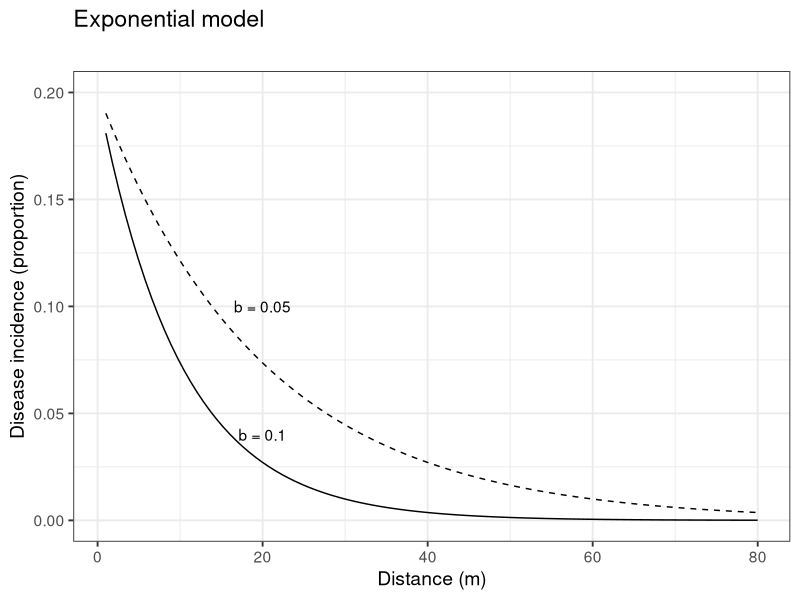
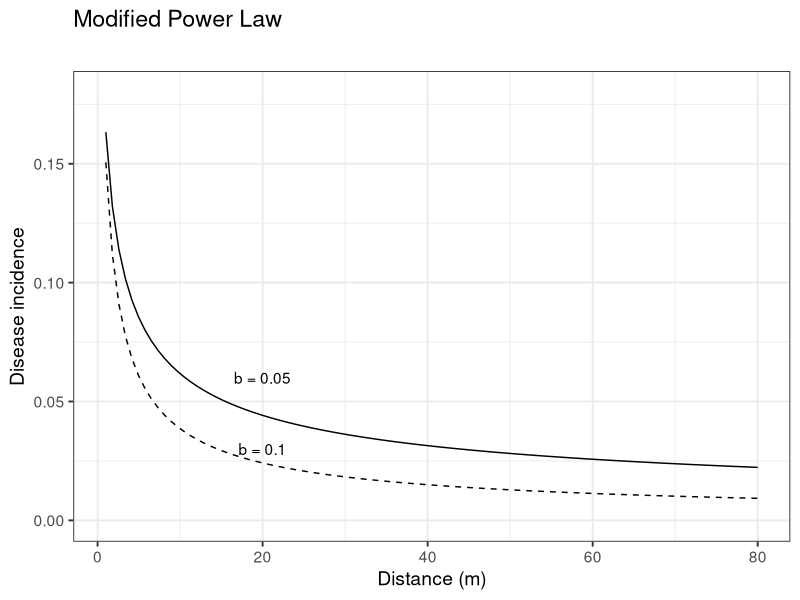
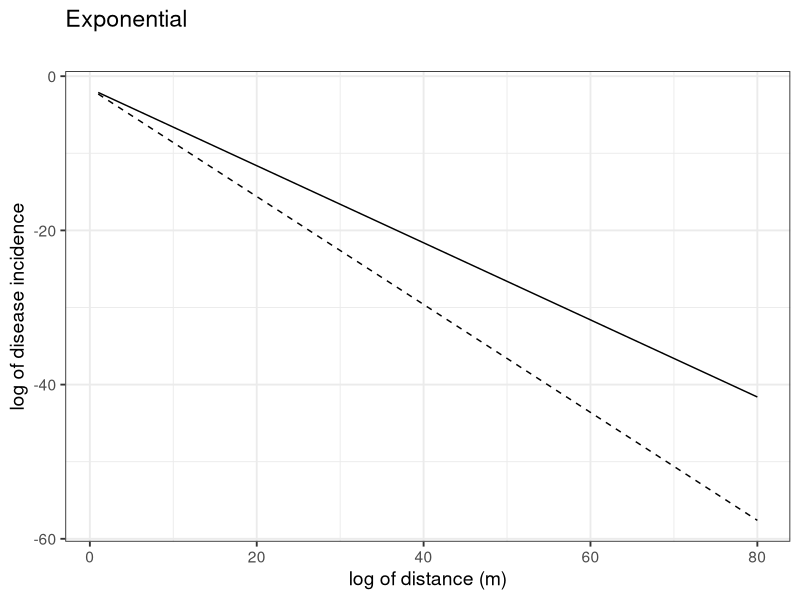
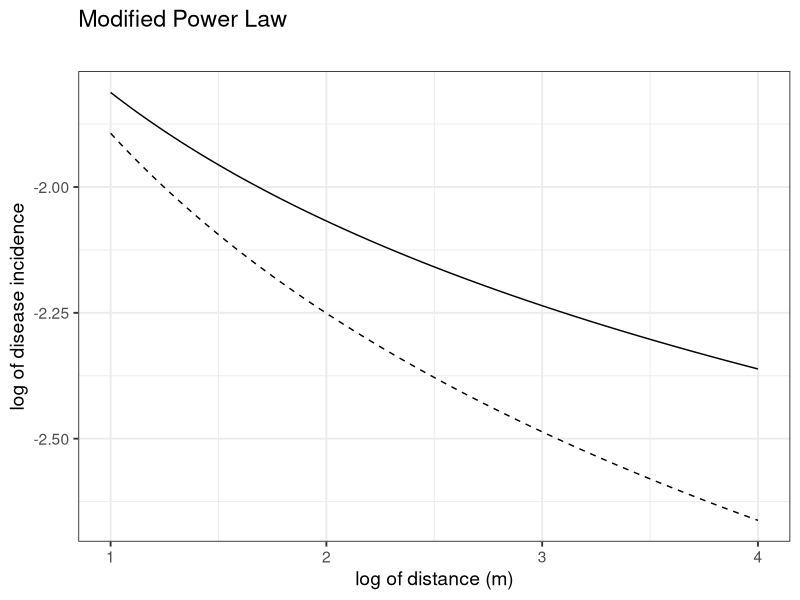
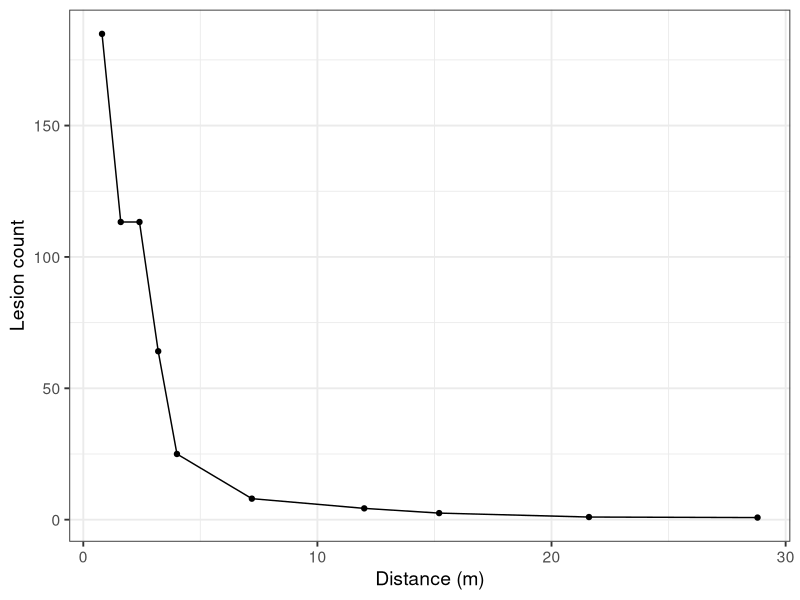
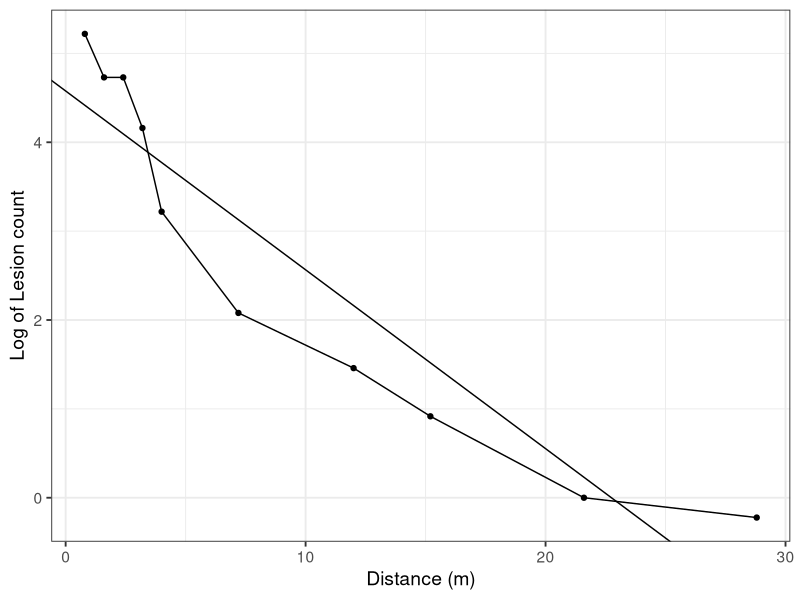
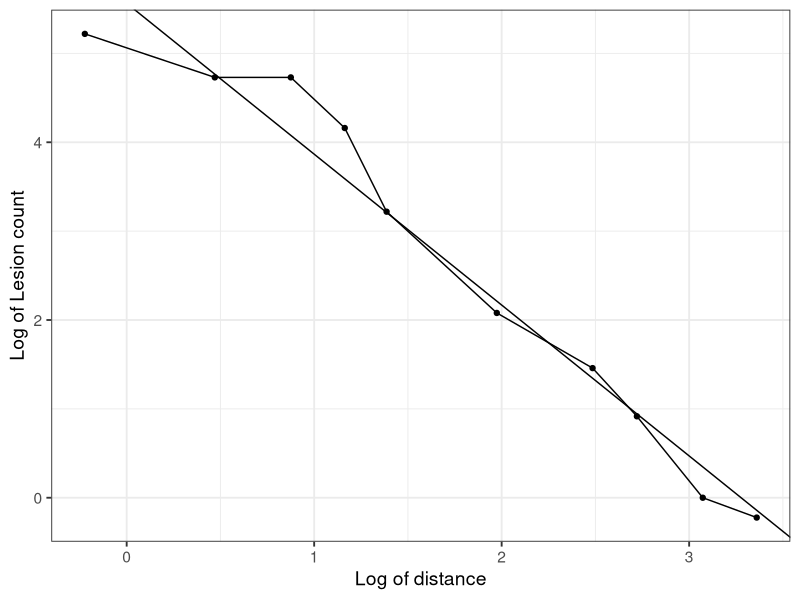
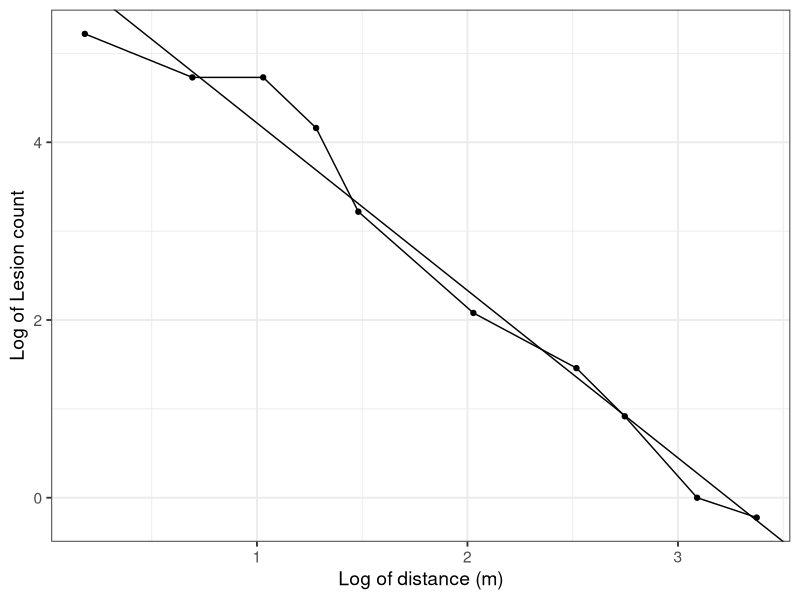

Source code (R) for these figures, in order:
## ---- chunk 1
library(tidyverse)
library(ggthemes)
library(patchwork)
library(cowplot) # for themes 
theme_set(theme_bw(base_size = 14)) # set global theme
## ---- chunk 2
a1 <- 0.2 # y at distance zero for gradient 1
a2 <- 0.2 # y at distance zero for gradient 2
b1 <- 0.1 # decline rate for gradient 1
b2 <- 0.05 # decline rate for gradient 2
max1 <- 80 # maximum distance for gradient 1
max2 <- 80 # maximum distance for gradient 2
dat <- data.frame(x = seq(1:max1), y = seq(0:a1))
## ---- chunk 3

dat |>
  ggplot(aes(x, y)) +
  stat_function(fun = function(x) a1 * exp(-b1 * x), linetype = 1) +
  stat_function(fun = function(x) a2 * exp(-b2 * x), linetype = 2) +
  ylim(0, a1) +
  annotate("text", x = 20, y = 0.04, label = "b = 0.1") +
  annotate("text", x = 20, y = 0.10, label = "b = 0.05") +
  labs(
    title = "Exponential model",
    subtitle = "",
    x = "Distance (m)",
    y = "Disease incidence (proportion)"
  )
## ---- chunk 4
C <- 0.5
a1 <- 0.2 # y at zero distance for gradient 1
a2 <- 0.2 # y at zero distance for gradient 2
b1 <- 0.5 # decline rate for gradient 1
b2 <- 0.7 # decline rate for gradient 2
max1 <- 80 # maximum distance for gradient 1
max2 <- 80 # maximum distance for gradient 2
dat2 <- data.frame(x = seq(1:max1), y = seq(0:a1))


dat2 |>
  ggplot(aes(x, y)) +
  stat_function(fun = function(x) a1 * ((x + C)^-b1), linetype = 1) +
  stat_function(fun = function(x) a2 * ((x + C)^-b2), linetype = 2) +
  ylim(0, a1 - 0.02) +
  annotate("text", x = 20, y = 0.03, label = "b = 0.1") +
  annotate("text", x = 20, y = 0.06, label = "b = 0.05") +
  labs(
    title = "Modified Power Law",
    subtitle = "",
    x = "Distance (m)",
    y = "Disease incidence"
  )
## ---- chunk 5
C <- 0.5
a1 <- 0.2 # y at zero distance for gradient 1
a2 <- 0.2 # y at zero distance for gradient 2
b1 <- 0.5 # decline rate for gradient 1
b2 <- 0.7 # decline rate for gradient 2
max1 <- 80 # maximum distance for gradient 1
max2 <- 80 # maximum distance for gradient 2
dat2 <- data.frame(x = seq(1:max1), y = seq(0:a1))

dat2 |>
  ggplot(aes(x, y)) +
  stat_function(fun = function(x) log(a1) - (b1 * x), linetype = 1) +
  stat_function(fun = function(x) log(a2) - (b2 * x), linetype = 2) +
  labs(
    title = "Exponential",
    subtitle = "",
    x = "log of distance (m)",
    y = "log of disease incidence"
  )
## ---- chunk 6
C <- 0.5
a1 <- 0.2 # y at zero distance for gradient 1
a2 <- 0.2 # y at zero distance for gradient 2
b1 <- 0.5 # decline rate for gradient 1
b2 <- 0.7 # decline rate for gradient 2
max1 <- log(80) # maximum distance for gradient 1
max2 <- log(80) # maximum distance for gradient 2
dat2 <- data.frame(x = seq(1:max1), y = seq(0:a1))

dat2 |>
  ggplot(aes(x, y)) +
  stat_function(fun = function(x) log(a1) - (b1 * log(x + C)), linetype = 1) +
  stat_function(fun = function(x) log(a2) - (b2 * log(x + C)), linetype = 2) +
  labs(
    title = "Modified Power Law",
    subtitle = "",
    x = "log of distance (m)",
    y = "log of disease incidence"
  )
## ---- chunk 7
# create the two vectors
x <- c(0.8, 1.6, 2.4, 3.2, 4, 7.2, 12, 15.2, 21.6, 28.8)
Y <- c(184.9, 113.3, 113.3, 64.1, 25, 8, 4.3, 2.5, 1, 0.8)
grad1 <- data.frame(x, Y) # create the dataframe
grad1 # show the gradient
## ---- chunk 8
grad1 |> 
  ggplot(aes(x, Y))+
  geom_point()+
  geom_line()+
  labs(y = "Lesion count",
       x = "Distance (m)")
## ---- chunk 9
reg_exp <- lm(log(Y) ~ x, data = grad1)
summary(reg_exp)
## ---- chunk 10
reg_p <- lm(log(Y) ~ log(x), data = grad1)
summary(reg_p)
## ---- chunk 11
reg_pm <- lm(log(Y) ~ log(x + 0.4), data = grad1)
summary(reg_pm)
## ---- chunk 12
grad1 |> 
  ggplot(aes(x, log(Y)))+
  geom_point()+
  geom_line()+
  geom_abline(slope = coef(reg_exp)[[2]], intercept = coef(reg_exp)[[1]])+
 labs(y = "Log of Lesion count",
       x = "Distance (m)")


## ---- chunk 13
grad1 |> 
  ggplot(aes(log(x), log(Y)))+
  geom_point()+
  geom_line()+
  geom_abline(slope = coef(reg_p)[[2]], intercept = coef(reg_p)[[1]])+
 labs(y = "Log of Lesion count",
       x = "Log of distance")

## ---- chunk 14
grad1 |> 
  ggplot(aes(log(x+0.4), log(Y)))+
  geom_point()+
  geom_line()+
  geom_abline(slope = coef(reg_pm)[[2]], intercept = coef(reg_pm)[[1]])+
 labs(y = "Log of Lesion count",
       x = "Log of distance (m)")
